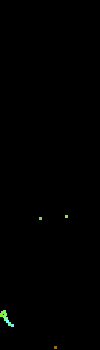
#> input picture crossing_data/20260506-145553_crossing/bev_images/18600.png, 100 x 350 px, found by its file name
$ python generate_physics_visual.py
#> lines starting #> are read from the running program, lines starting #| are printed output that depends on the picture
import cv2
import numpy as np
from pathlib import Path

def create_physics_breakdown(bev_image_path: str, output_path: str):
    # Load the 3-channel BEV image
#> called with output_path = 'physics_breakdown.png'
    img = cv2.imread(bev_image_path)
#> img is the input picture: shape (350, 100, 3); mean B, G, R 0.4, 0.7, 0.4
    if img is None:
        print(f"Could not load image at {bev_image_path}")
        return

    h, w, _ = img.shape
#> h = 350; w = 100

    # Split channels (OpenCV uses BGR)
    b, g, r = cv2.split(img)

    # Create zero arrays for empty channels
    zeros = np.zeros_like(b)

    # Reconstruct individual color channels for display
    img_r = cv2.merge([zeros, zeros, r]) # Channel 0: Occupancy (Red)
    img_g = cv2.merge([zeros, g, zeros]) # Channel 1: Amplitude (Green)
    img_b = cv2.merge([b, zeros, zeros]) # Channel 2: Doppler (Blue)

    # Create a dark canvas to hold the original + 3 splits
    pad = 40
    canvas_w = (w * 4) + (pad * 5)
#> canvas_w = 600
    canvas_h = h + 120
#> canvas_h = 470
    canvas = np.full((canvas_h, canvas_w, 3), 20, dtype=np.uint8) # Dark gray background

    # Define text settings
    font = cv2.FONT_HERSHEY_SIMPLEX
    font_scale = 0.6
    thickness = 1
    text_color = (220, 220, 220)

    titles = [
        "Combined Radar BEV Tensor",
        "Ch 0 (Red): Occupancy Density",
        "Ch 1 (Green): R-Sq Amplitude",
        "Ch 2 (Blue): Skewed Doppler Velocity"
    ]
    images = [img, img_r, img_g, img_b]

    for i, (title, patch) in enumerate(zip(titles, images)):
        x_offset = pad + i * (w + pad)
        y_offset = 80

        # Paste image
        canvas[y_offset:y_offset+h, x_offset:x_offset+w] = patch

        # Add Title
        (tw, th), _ = cv2.getTextSize(title, font, font_scale, thickness)
        cv2.putText(canvas, title, (x_offset + (w - tw)//2, 50), font, font_scale, text_color, thickness, cv2.LINE_AA)

        # Draw sleek border
        cv2.rectangle(canvas, (x_offset-2, y_offset-2), (x_offset+w+1, y_offset+h+1), (100, 100, 100), 1)
#> this loop made 4 passes
#> (title, x_offset, tw) on passes 1 to 4: ('Combined Radar BEV Tensor', 40, 272), ('Ch 0 (Red): Occupancy Density', 180, 300), ('Ch 1 (Green): R-Sq Amplitude', 320, 294), ('Ch 2 (Blue): Skewed Doppler Velocity', 460, 356)
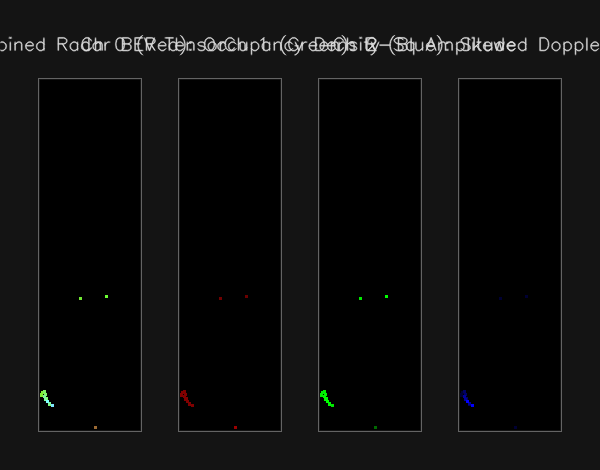
#> canvas: shape (470, 600, 3); mean of channels 0, 1, 2 13.1, 13.2, 13.1; drawn as B, G, R

    # Save
    cv2.imwrite(output_path, canvas)
    print(f"Physics breakdown saved to {output_path}")

if __name__ == "__main__":
    # TODO: Point this to a real BEV image in your measurements folder
    SAMPLE_BEV = "measurements/20260506-161743_mix/bev_images/18600.png" # Example path
    create_physics_breakdown(SAMPLE_BEV, "physics_breakdown.png")
